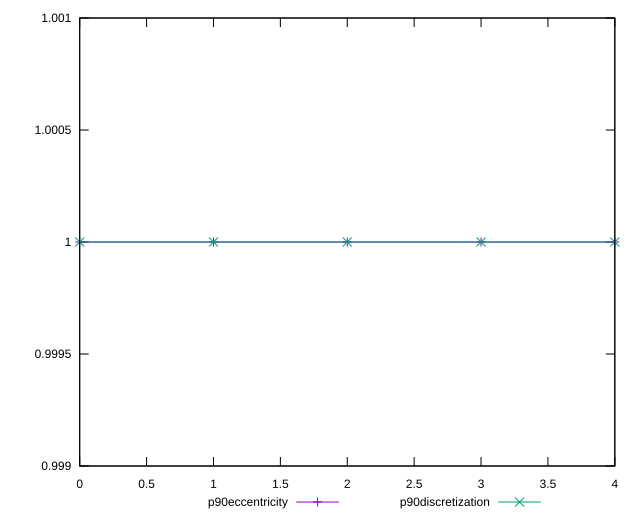

gnuplot code for this plot:
reset

$p90Eccentricity <<EOF
0 1.0000000000000002
1 1.0000000000000002
2 1.0000000000000007
3 0.9999999999999994
4 1.0000000000000002
EOF

$p90Discretization <<EOF
0 1
1 1
2 1
3 1
4 1
EOF

set key outside below
set xrange [0:4]
set yrange [0.9989999999999994:1.0010000000000006]
set trange [0.9989999999999994:1.0010000000000006]
set terminal svg size 640, 520 enhanced background rgb 'white'
set output "report_00011_2021-02-09T10:53:21.242Z/bootup-time/progression/eccentricity.svg"

plot $p90Eccentricity title "p90eccentricity" with linespoints, \
     $p90Discretization title "p90discretization" with linespoints

reset
